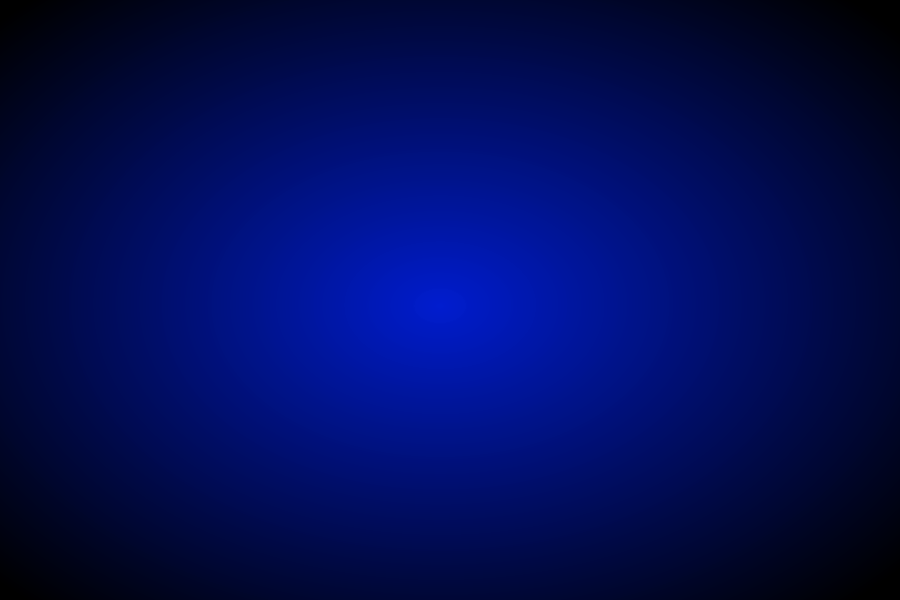
<?xml version="1.0" encoding="UTF-8"?>
<ui version="4.0">
 <class>Dialog</class>
 <widget class="QDialog" name="Dialog">
  <property name="geometry">
   <rect>
    <x>0</x>
    <y>0</y>
    <width>900</width>
    <height>600</height>
   </rect>
  </property>
  <property name="windowTitle">
   <string>Dialog</string>
  </property>
  <property name="styleSheet">
   <string notr="true">#Dialog {background-color: qradialgradient(spread:pad, cx:0.49, cy:0.502304, radius:0.687, fx:0.489, fy:0.51, stop:0 rgba(0, 28, 206, 243), stop:0.985843 rgba(0, 0, 0, 255));
background-position: center;
background-repeat:no-repeat;
border: 0px;}</string>
  </property>
 </widget>
 <resources/>
 <connections/>
</ui>
